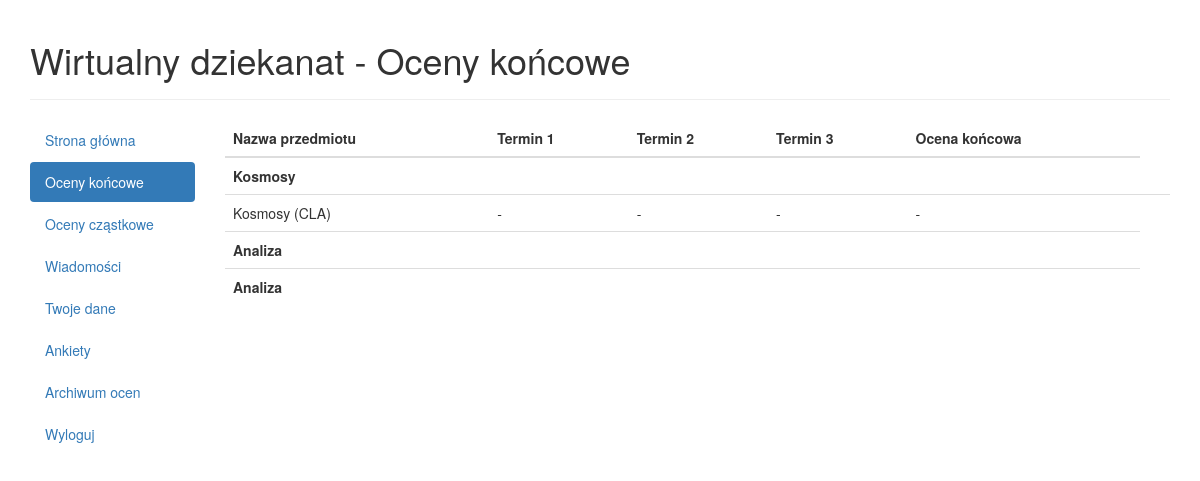
Screenshot of /student/1 (signed in) with the database file from the repository.
### database/models.py (models this page shows, shortened)
class SubjectsStudents(models.Model):
    TERM_CHOICES = (
        (1, '1'),
        (2, '2'),
        (3, '3'),
        (4, '4'),
        (5, '5'),
        (6, '6'),
        (7, '7'),
        (8, '8'),
        (9, '9'),
        (10, '10')
    )
    student_id = models.ForeignKey(Student,blank=True,null=True)
    subject_id = models.ForeignKey(Subject,blank=True,null=True)
    final_grade_id = models.OneToOneField(FinalGrade,blank=True,null=True)
    term_number = models.IntegerField(choices=TERM_CHOICES,default='1',blank=True,null=True)

class Subject(models.Model):
    teacher_id = models.ForeignKey(Teacher)
    name = models.CharField(max_length=20)
    course_homepage = models.CharField(max_length=20, blank=True,null=True)
    ECTS = models.IntegerField(default=3)
    exam = models.BooleanField(default=False, blank=True)
    def __str__(self):
        return self.name

class SubsubjectsStudents(models.Model):
    student_id = models.ForeignKey(Student)
    sub_subject_id = models.ForeignKey(Subsubject)
    final_grade_id = models.OneToOneField(FinalGrade)

class Subsubject(models.Model):
    subject_id = models.ForeignKey(Subject)
    teacher_id = models.ForeignKey(Teacher)
    subsubjecttype_id = models.ForeignKey(SubsubjectType)
    hours = models.IntegerField(blank=True, null=True)
    def __str__(self):
        return self.subject_id.name + ' (' + self.subsubjecttype_id.name + ')'

class SubsubjectType(models.Model):
    SUBSUBJECT_TYPE_CHOICES = (
        ('LEC', 'Lecture'),
        ('CLA', 'Auditory classes'),
        ('LAB', 'Laboratory classes'),
        ('PRO', 'Project classes'),
        ('SEM', 'Seminar classes'),
        ('CON', 'Conversation seminars'),
        ('OTH', 'Other'),
    )
    name = models.CharField(choices=SUBSUBJECT_TYPE_CHOICES, max_length=3)

class FinalGrade(models.Model):
    GRADE_CHOICES = (
        ('2.0', '2.0'),
        ('3.0', '3.0'),
        ('3.5', '3.5'),
        ('4.0', '4.0'),
        ('4.5', '4.5'),
        ('5.0', '5.0'),
        ('zal', 'zal'),
        ('nb', 'nb'),
        ('-','-')
    )
    student_id = models.ForeignKey(Student)
    subsubject_id = models.ForeignKey(Subsubject,blank=True)
    final_value = models.CharField(max_length=3, default='-',choices=GRADE_CHOICES)
    final_date = models.DateTimeField(blank=True,null=True)
    term1_value = models.CharField(max_length=3, default='-',choices=GRADE_CHOICES)
    term1_date = models.DateTimeField(blank=True,null=True)
    term2_value = models.CharField(max_length=3, default='-',choices=GRADE_CHOICES)
    term2_date = models.DateTimeField(blank=True,null=True)
    term3_value = models.CharField(max_length=3, default='-',choices=GRADE_CHOICES)
    term3_date = models.DateTimeField(blank=True,null=True)

### database/views.py (the view)
# urls.py: url(r'^student/(?P<page_id>[0-9]+)$', views.studentpage, name='studentpage'),
def studentpage(request, page_id):
    if request.user.is_authenticated():
        try:
            st = Student.objects.get(user=request.user)
            subjectsStudents = (subjectStudent for subjectStudent in SubjectsStudents.objects.filter(student_id=st))
            subsubjectsStudents = (subsubjectStudent for subsubjectStudent in
                                   SubsubjectsStudents.objects.filter(student_id=st))
            subjects = (subjects.subject_id for subjects in st.subjectsstudents_set.all())
            subjectsAct = (subjectAct for subjectAct in
                           SubjectsStudents.objects.filter(student_id=st).filter(term_number=st.term_number))
            subjectsArch = (subjectArch for subjectArch in
                            SubjectsStudents.objects.filter(student_id=st).exclude(term_number=st.term_number).order_by(
                                'term_number'))
            survey = (subjectStudent for subjectStudent in Survey.objects.filter(student_id=st))
            if (request.POST.get('message_id', False)):
                messageToMarkRead = Message.objects.filter(student_id=st).filter(is_read=False).get(
                    pk=request.POST.get('message_id', False))
                messageToMarkRead.is_read = True
                messageToMarkRead.save()
            messages = Message.objects.filter(student_id=st).filter(is_read=False).order_by('-date')
            allMessages = Message.objects.filter(student_id=st).order_by('-date')
            return render(request, 'database/studentpage.html',
                          {'student': st, 'subjectsStudents': subjectsStudents, 'messages': messages,
                           'all_messages': allMessages,
                           'page_id': page_id, 'subsubjectsStudents': subsubjectsStudents, 'subjectsAct': subjectsAct,
                           'subjectsArch': subjectsArch, 'survey': survey})
        except Student.DoesNotExist:
            return HttpResponse("Niema studenta")
        except Message.DoesNotExist:
            return HttpResponse("Wiadomosc nie istnieje")
    else:
        return HttpResponse("Nie zalogowany")

### database/templates/database/studentpage.html (shortened to what this page needs)
<!DOCTYPE html>
<html lang="en">
<head>
  <link rel="stylesheet" href="http://maxcdn.bootstrapcdn.com/bootstrap/3.3.4/css/bootstrap.min.css">
</head>
<body>
<div class="container">
	<div class="page-header">
		{% if page_id == '0' %}
			<h1>Wirtualny dziekanat - Strona główna</h1>
        	{% elif page_id == '1' %}
			<h1>Wirtualny dziekanat - Oceny końcowe</h1>
        	{% elif page_id == '2' %}
        	<h1>Wirtualny dziekanat - Oceny Cząstkowe</h1>
        	{% elif page_id == '3' %}
			<h1>Wirtualny dziekanat - Wiadomości</h1>
        	{% elif page_id == '4' %}
			<h1>Wirtualny dziekanat - Twoje dane</h1>
			{% elif page_id == '5' %}
			<h1>Wirtualny dziekanat - Ankiety</h1>
            {% elif page_id == '6' %}
			<h1>Wirtualny dziekanat - Archiwum ocen</h1>
        	{% endif %}
	</div>
  	<div class="row">
    		<div class="col-md-2">
      			<ul class="nav nav-pills nav-stacked">
      				{% if page_id == '0' %}
        			<li class="active"><a href="{% url 'studentpage' '0'%}">Strona główna</a></li>
        			<li><a href="{% url 'studentpage' '1'%}">Oceny końcowe</a></li>
        			<li><a href="{% url 'studentpage' '2'%}">Oceny cząstkowe</a></li>
        			<li><a href="{% url 'studentpage' '3'%}">Wiadomości</a></li>
        			<li><a href="{% url 'studentpage' '4'%}">Twoje dane</a></li>
					<li><a href="{% url 'studentpage' '5'%}">Ankiety</a></li>
                    <li><a href="{% url 'studentpage' '6'%}">Archiwum ocen</a></li>
               <li><a href="{% url 'logout' %}">Wyloguj</a></li>
        			{% elif page_id == '1' %}
        			<li><a href="{% url 'studentpage' '0'%}">Strona główna</a></li>
        			<li class="active" ><a href="{% url 'studentpage' '1'%}">Oceny końcowe</a></li>
        			<li><a href="{% url 'studentpage' '2'%}">Oceny cząstkowe</a></li>
        			<li><a href="{% url 'studentpage' '3'%}">Wiadomości</a></li>
        			<li><a href="{% url 'studentpage' '4'%}">Twoje dane</a></li>
					<li><a href="{% url 'studentpage' '5'%}">Ankiety</a></li>
					<li><a href="{% url 'studentpage' '6'%}">Archiwum ocen</a></li>
               <li><a href="{% url 'logout' %}">Wyloguj</a></li>
               {% endif %}
      			</ul>
   		</div>
   		<div class="col-md-10">
   		{% if page_id == '0' %}
			<h2>Witaj {{student.user.first_name}} {{student.user.last_name}}</h2>
				{% if not messages %}
				<h2>Nie masz nowych wiadomości</h2>
						{% else %}
						<h2>Nieprzeczytane wiadomości</h2>
 						 {% for message in messages %}
    					<div class="panel panel-info">
   					 <div class="panel-heading">Od: <b>{{message.teacher_id.user.first_name}} {{message.teacher_id.user.last_name}}</b> Data: <b>{{message.date}}</b></div>
   				 <div class="panel-body">{{message.contents}}</div>
   				 <div class="panel-footer">
    					<form action="{% url 'studentpage' '0' %}" method='post'>
						{% csrf_token %}
						<input type="hidden" name="message_id" value="{{message.pk}}" />
						<input type="submit" value="Oznacz jako przeczytane"  class="btn btn-info" role="button"/>
						</form>
  			 		 </div>
 						 </div>
					  {% endfor %}
				{% endif %}
        	{% elif page_id == '1' %}
			  <table class="table table-hover">
				<thead>
				  <tr>
					<th>Nazwa przedmiotu</th>
					<th>Termin 1</th>
					<th>Termin 2</th>
					<th>Termin 3</th>
					<th>Ocena końcowa</th>
				  </tr>
				</thead>
				<tbody>
				{% for subjectStudent in subjectsAct %}
					<tr><td><b>{{subjectStudent.subject_id}}</b></td><td></td><td></td><td></td><td></td></tr>
					{% for subsubjectStudent in subsubjectsStudents %}
						{% if subsubjectStudent.sub_subject_id.subject_id == subjectStudent.subject_id %}
							<tr><td>{{subsubjectStudent.sub_subject_id}}</td><td>{{subsubjectStudent.final_grade_id.term1_value}}</td><td>{{subsubjectStudent.final_grade_id.term2_value}}</td><td>{{subsubjectStudent.final_grade_id.term3_value}}</td><td>{{subsubjectStudent.final_grade_id.final_value}}</td><td>
						{% endif %}
					{% endfor %}
				{% endfor %}
				</tbody>
			  </table>
			{% endif %}
    </div>
  </div>
</div>
</body>
</html>

### rows the page displays
SubjectsStudents: subject_id "Kosmosy"
SubsubjectsStudents: sub_subject_id "Kosmosy (CLA)", final_grade_id.term1_value "-", final_grade_id.term2_value "-", final_grade_id.term3_value "-", final_grade_id.final_value "-"
SubjectsStudents: subject_id "Analiza"
SubjectsStudents: subject_id "Analiza"
